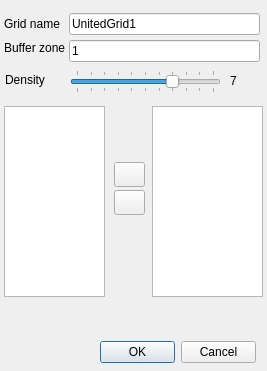
<?xml version="1.0" encoding="UTF-8"?>
<ui version="4.0">
 <class>Dialog</class>
 <widget class="QDialog" name="Dialog">
  <property name="geometry">
   <rect>
    <x>0</x>
    <y>0</y>
    <width>267</width>
    <height>371</height>
   </rect>
  </property>
  <property name="windowTitle">
   <string>Unite Grids</string>
  </property>
  <property name="windowIcon">
   <iconset resource="ComGridRes.qrc">
    <normaloff>:/icons/mainwin.png</normaloff>:/icons/mainwin.png</iconset>
  </property>
  <widget class="QDialogButtonBox" name="buttonBox">
   <property name="geometry">
    <rect>
     <x>100</x>
     <y>340</y>
     <width>156</width>
     <height>25</height>
    </rect>
   </property>
   <property name="orientation">
    <enum>Qt::Horizontal</enum>
   </property>
   <property name="standardButtons">
    <set>QDialogButtonBox::Cancel|QDialogButtonBox::Ok</set>
   </property>
  </widget>
  <widget class="QListWidget" name="lst_used">
   <property name="geometry">
    <rect>
     <x>4</x>
     <y>106</y>
     <width>101</width>
     <height>191</height>
    </rect>
   </property>
   <property name="selectionMode">
    <enum>QAbstractItemView::MultiSelection</enum>
   </property>
  </widget>
  <widget class="QLineEdit" name="ed_name">
   <property name="geometry">
    <rect>
     <x>69</x>
     <y>13</y>
     <width>191</width>
     <height>22</height>
    </rect>
   </property>
   <property name="text">
    <string>UnitedGrid1</string>
   </property>
  </widget>
  <widget class="QLabel" name="label">
   <property name="geometry">
    <rect>
     <x>4</x>
     <y>16</y>
     <width>58</width>
     <height>16</height>
    </rect>
   </property>
   <property name="text">
    <string>Grid name</string>
   </property>
  </widget>
  <widget class="QListWidget" name="lst_unused">
   <property name="geometry">
    <rect>
     <x>152</x>
     <y>106</y>
     <width>111</width>
     <height>191</height>
    </rect>
   </property>
   <property name="selectionMode">
    <enum>QAbstractItemView::MultiSelection</enum>
   </property>
  </widget>
  <widget class="QPushButton" name="bt_left">
   <property name="geometry">
    <rect>
     <x>114</x>
     <y>162</y>
     <width>31</width>
     <height>25</height>
    </rect>
   </property>
   <property name="text">
    <string/>
   </property>
   <property name="icon">
    <iconset resource="ComGridRes.qrc">
     <normaloff>:/icons/left_arrow.png</normaloff>:/icons/left_arrow.png</iconset>
   </property>
  </widget>
  <widget class="QPushButton" name="bt_right">
   <property name="geometry">
    <rect>
     <x>114</x>
     <y>190</y>
     <width>31</width>
     <height>25</height>
    </rect>
   </property>
   <property name="text">
    <string/>
   </property>
   <property name="icon">
    <iconset resource="ComGridRes.qrc">
     <normaloff>:/icons/right_arrow.png</normaloff>:/icons/right_arrow.png</iconset>
   </property>
  </widget>
  <widget class="QLineEdit" name="ed_buf">
   <property name="geometry">
    <rect>
     <x>69</x>
     <y>40</y>
     <width>191</width>
     <height>22</height>
    </rect>
   </property>
   <property name="text">
    <string>1</string>
   </property>
  </widget>
  <widget class="QLabel" name="label_2">
   <property name="geometry">
    <rect>
     <x>4</x>
     <y>40</y>
     <width>61</width>
     <height>16</height>
    </rect>
   </property>
   <property name="text">
    <string>Buffer zone</string>
   </property>
  </widget>
  <widget class="QSlider" name="sld_dens">
   <property name="geometry">
    <rect>
     <x>70</x>
     <y>70</y>
     <width>151</width>
     <height>23</height>
    </rect>
   </property>
   <property name="minimum">
    <number>0</number>
   </property>
   <property name="maximum">
    <number>10</number>
   </property>
   <property name="pageStep">
    <number>1</number>
   </property>
   <property name="value">
    <number>7</number>
   </property>
   <property name="orientation">
    <enum>Qt::Horizontal</enum>
   </property>
   <property name="tickPosition">
    <enum>QSlider::TicksBothSides</enum>
   </property>
  </widget>
  <widget class="QLabel" name="label_3">
   <property name="geometry">
    <rect>
     <x>5</x>
     <y>72</y>
     <width>61</width>
     <height>16</height>
    </rect>
   </property>
   <property name="text">
    <string>Density</string>
   </property>
  </widget>
  <widget class="QLabel" name="label_4">
   <property name="geometry">
    <rect>
     <x>230</x>
     <y>73</y>
     <width>61</width>
     <height>16</height>
    </rect>
   </property>
   <property name="text">
    <string>7</string>
   </property>
  </widget>
 </widget>
 <resources>
  <include location="ComGridRes.qrc"/>
 </resources>
 <connections>
  <connection>
   <sender>buttonBox</sender>
   <signal>accepted()</signal>
   <receiver>Dialog</receiver>
   <slot>accept()</slot>
   <hints>
    <hint type="sourcelabel">
     <x>248</x>
     <y>254</y>
    </hint>
    <hint type="destinationlabel">
     <x>157</x>
     <y>274</y>
    </hint>
   </hints>
  </connection>
  <connection>
   <sender>buttonBox</sender>
   <signal>rejected()</signal>
   <receiver>Dialog</receiver>
   <slot>reject()</slot>
   <hints>
    <hint type="sourcelabel">
     <x>316</x>
     <y>260</y>
    </hint>
    <hint type="destinationlabel">
     <x>286</x>
     <y>274</y>
    </hint>
   </hints>
  </connection>
  <connection>
   <sender>sld_dens</sender>
   <signal>valueChanged(int)</signal>
   <receiver>label_4</receiver>
   <slot>setNum(int)</slot>
   <hints>
    <hint type="sourcelabel">
     <x>145</x>
     <y>81</y>
    </hint>
    <hint type="destinationlabel">
     <x>260</x>
     <y>80</y>
    </hint>
   </hints>
  </connection>
 </connections>
</ui>
